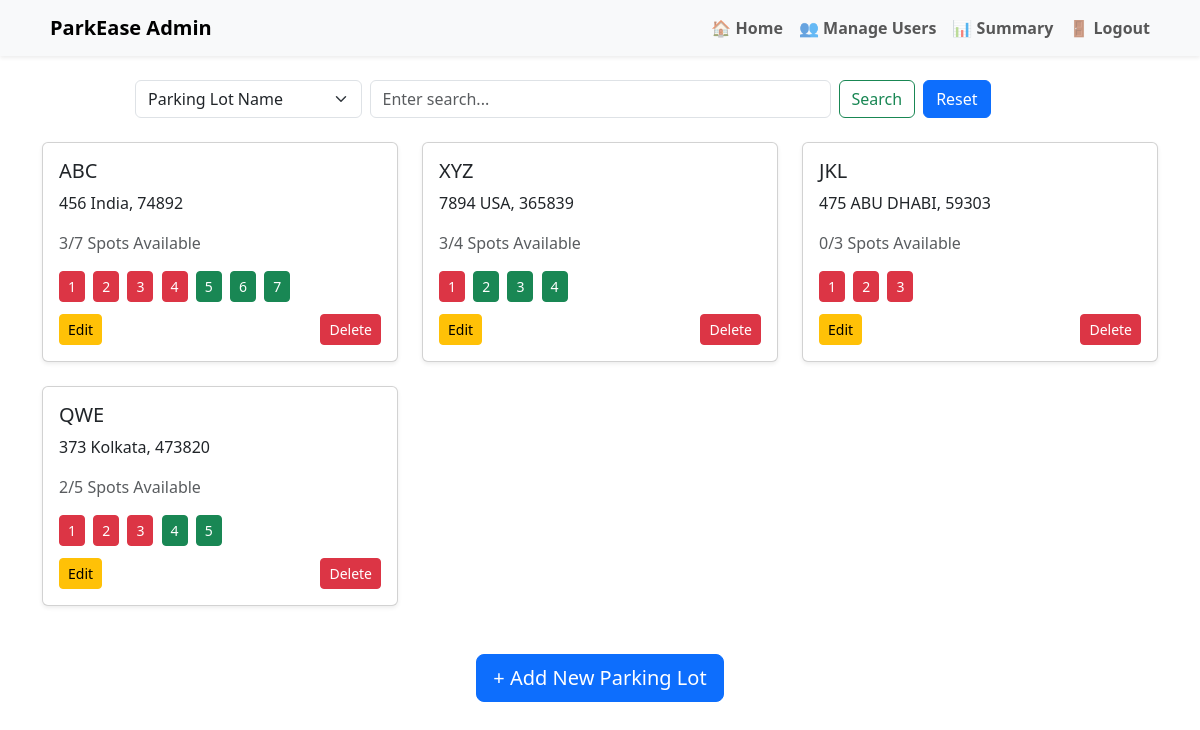
Screenshot of /parking (signed in) with the database file from the repository.
### app.py (models this page shows)
class Parking(db.Model):
    __tablename__ = 'parking'
    id = db.Column(db.Integer, primary_key=True)
    prime_location_name = db.Column(db.String(20), unique=True, nullable=False)
    address = db.Column(db.String(20), nullable=False)
    pin_code = db.Column(db.String(20), nullable=False)
    price = db.Column(db.Float, nullable=False)
    number_of_spots = db.Column(db.Integer, nullable=False)
    spots = db.relationship('ParkingSpot', back_populates='parking',cascade='all, delete-orphan')

class ParkingSpot(db.Model):
    __tablename__ = 'parking_spot'
    id = db.Column(db.Integer, primary_key=True)
    parking_id = db.Column(db.Integer, db.ForeignKey('parking.id'), nullable=False)
    spot_number = db.Column(db.Integer, nullable=False)
    status = db.Column(db.String(20), nullable=False,default='A')
    parking = db.relationship('Parking', back_populates='spots')
    bookings = db.relationship('Booking', back_populates='spot',cascade='all, delete-orphan')

### app.py (the view)
@app.route('/parking', methods=['GET', 'POST'])
def parking():
    if 'username' not in session:
        return redirect(url_for('login'))
    parkings = Parking.query.all()
    available_counts = {}
    for parking in parkings:
        valid_spots = ParkingSpot.query.filter(
            ParkingSpot.parking_id == parking.id,
            ParkingSpot.status == 'A',
            ParkingSpot.spot_number <= parking.number_of_spots
        ).all()
        available_counts[parking.id] = len(valid_spots)
    return render_template('parking.html', parkings=parkings, available_counts=available_counts)

### templates/parking.html (shortened to what this page needs)
<!DOCTYPE html>
<html lang="en">
<head>
  <link href="https://cdn.jsdelivr.net/npm/bootstrap@5.3.3/dist/css/bootstrap.min.css" rel="stylesheet">
</head>
<body>
<nav class="navbar navbar-expand-lg navbar-light bg-light shadow-sm">
  <div class="container">
    <a class="navbar-brand fw-bold d-flex align-items-center" href="/admin">
       ParkEase Admin
    </a>
    <div class="collapse navbar-collapse" id="navbarAdmin">
      <ul class="navbar-nav ms-auto mb-2 mb-lg-0">
        <li class="nav-item"><a class="nav-link fw-semibold" href="/admin">🏠 Home</a></li>
        <li class="nav-item"><a class="nav-link fw-semibold" href="/admin_user">👥 Manage Users</a></li>
        <li class="nav-item"><a class="nav-link fw-semibold" href="/summary">📊 Summary</a></li>
        <li class="nav-item"><a class="nav-link fw-semibold" href="/logout">🚪 Logout</a></li>
      </ul>
    </div>
  </div>
</nav>
<div class="container mt-4">
  <div class="mb-4">
    <div class="col-md-10 mx-auto">
      <form class="row g-2 align-items-center" method="GET" action="/search">
        <div class="col-md-3">
          <select class="form-select" name="filter_by">
            <option value="lot_name" {% if filter_by == 'prime_location_name' %}selected{% endif %}>Parking Lot Name</option>
          </select>
        </div>
        <div class="col-md-6">
          <input class="form-control" type="search" name="query" placeholder="Enter search..." value="{{ query or '' }}">
        </div>
        <div class="col-md-3 d-flex">
          <button class="btn btn-outline-success me-2" type="submit">Search</button>
          <a href="/parking" class="btn btn-primary">Reset</a>
        </div>
      </form>
    </div>
  </div>
  <div class="row row-cols-1 row-cols-lg-3 g-4">
    {% if parkings|length == 0 %}
      <div class="d-flex justify-content-center align-items-center" style="height: 300px; width: 100%;">
        <div class="text-center">
          <div class="alert alert-warning">
            No results found{% if query %} for "<strong>{{ query }}</strong>"{% endif %}.
          </div>
          <a href="/parking" class="btn btn-outline-primary btn-sm">Back to All Parkings</a>
        </div>
      </div>
    {% else %}
      {% for parking in parkings %}
      <div class="col">
        <div class="card shadow-sm h-100">
          <div class="card-body d-flex flex-column justify-content-between">
            <div>
              <h5 class="card-title">{{ parking.prime_location_name }}</h5>
              <p class="card-text">{{ parking.address }}, {{ parking.pin_code }}</p>
              <p class="text-muted">{{ available_counts[parking.id] }}/{{ parking.number_of_spots }} Spots Available</p>
            </div>
            <div class="mb-2">
              {% for spot in parking.spots if spot.spot_number <= parking.number_of_spots %}
              <button
                type="button"
                class="btn btn-sm me-1 mb-1
                  {% if spot.status == 'O' %}
                    btn-danger
                  {% else %}
                    btn-success
                  {% endif %}"
                data-bs-toggle="modal"
                data-bs-target="#spotModal{{ spot.id }}"
                title="View Spot {{ spot.spot_number }}">
                <span>{{ spot.spot_number }}</span>
              </button>
              {% endfor %}
            </div>
            <div class="mt-auto d-flex justify-content-between">
              <a href="/edit_parking/{{ parking.id }}" class="btn btn-sm btn-warning">Edit</a>
              <form action="/delete_parking/{{ parking.id }}" method="POST" class="d-inline" onsubmit="return confirm('Are you sure you want to delete this parking lot?')">
                <button type="submit" class="btn btn-sm btn-danger">Delete</button>
              </form>
            </div>
          </div>
        </div>
      </div>
      {% endfor %}
    {% endif %}
  </div>
  <div class="text-center mt-5">
    <a href="/add_parking" class="btn btn-primary btn-lg">+ Add New Parking Lot</a>
  </div>
</div>
</body>
</html>

### rows the page displays
Parking: prime_location_name "ABC", address "456 India", pin_code "74892", available_counts "3", number_of_spots "7"
ParkingSpot: spot_number "1"
ParkingSpot: spot_number "2"
ParkingSpot: spot_number "3"
ParkingSpot: spot_number "4"
ParkingSpot: spot_number "5"
ParkingSpot: spot_number "6"
ParkingSpot: spot_number "7"
Parking: prime_location_name "XYZ", address "7894 USA", pin_code "365839", available_counts "3", number_of_spots "4"
ParkingSpot: spot_number "1"
ParkingSpot: spot_number "2"
ParkingSpot: spot_number "3"
ParkingSpot: spot_number "4"
Parking: prime_location_name "JKL", address "475 ABU DHABI", pin_code "59303", available_counts "0", number_of_spots "3"
ParkingSpot: spot_number "1"
ParkingSpot: spot_number "2"
ParkingSpot: spot_number "3"
Parking: prime_location_name "QWE", address "373 Kolkata", pin_code "473820", available_counts "2", number_of_spots "5"
ParkingSpot: spot_number "1"
ParkingSpot: spot_number "2"
ParkingSpot: spot_number "3"
ParkingSpot: spot_number "4"
ParkingSpot: spot_number "5"
